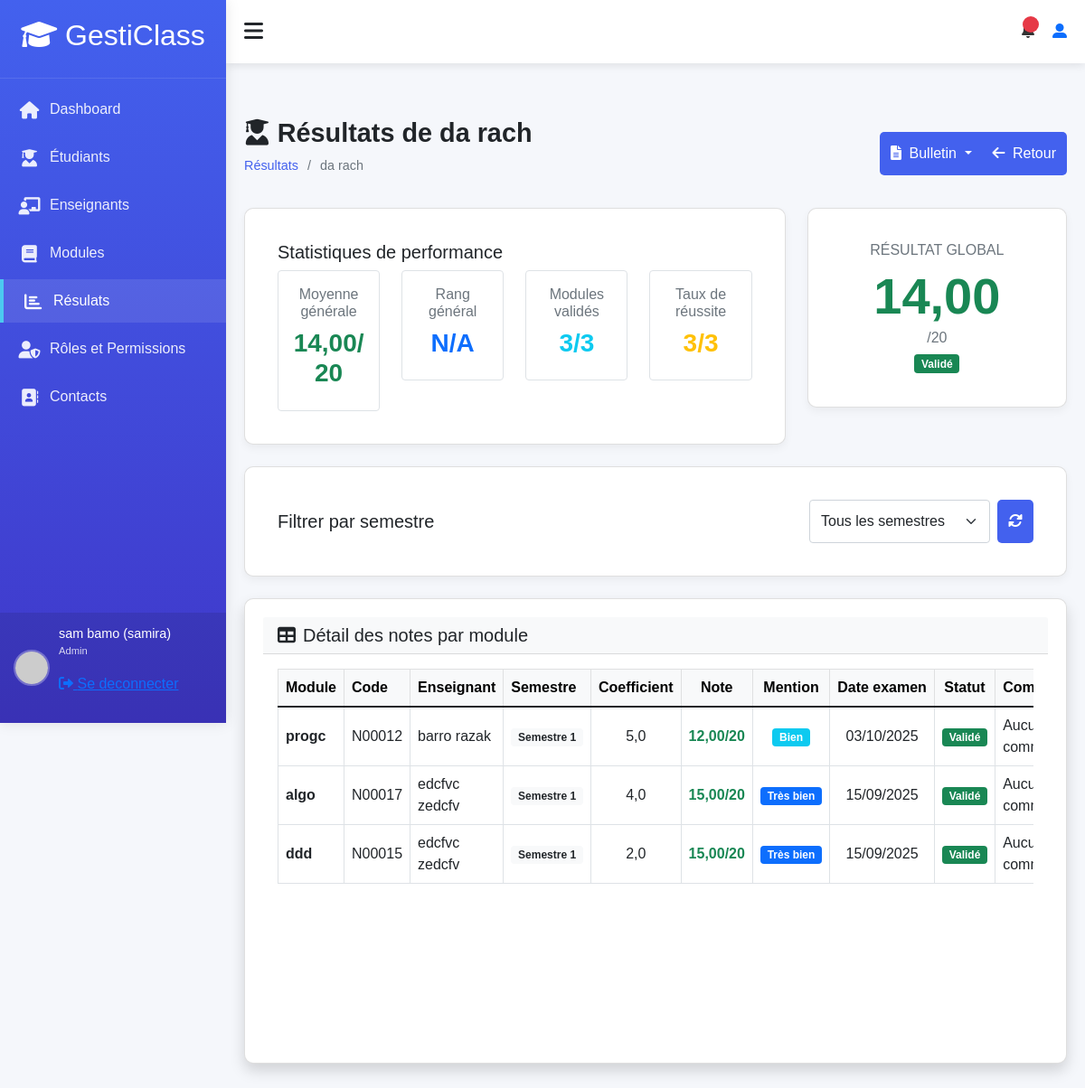
The app's page /accounts/results/student/3/ (signed in), older data.
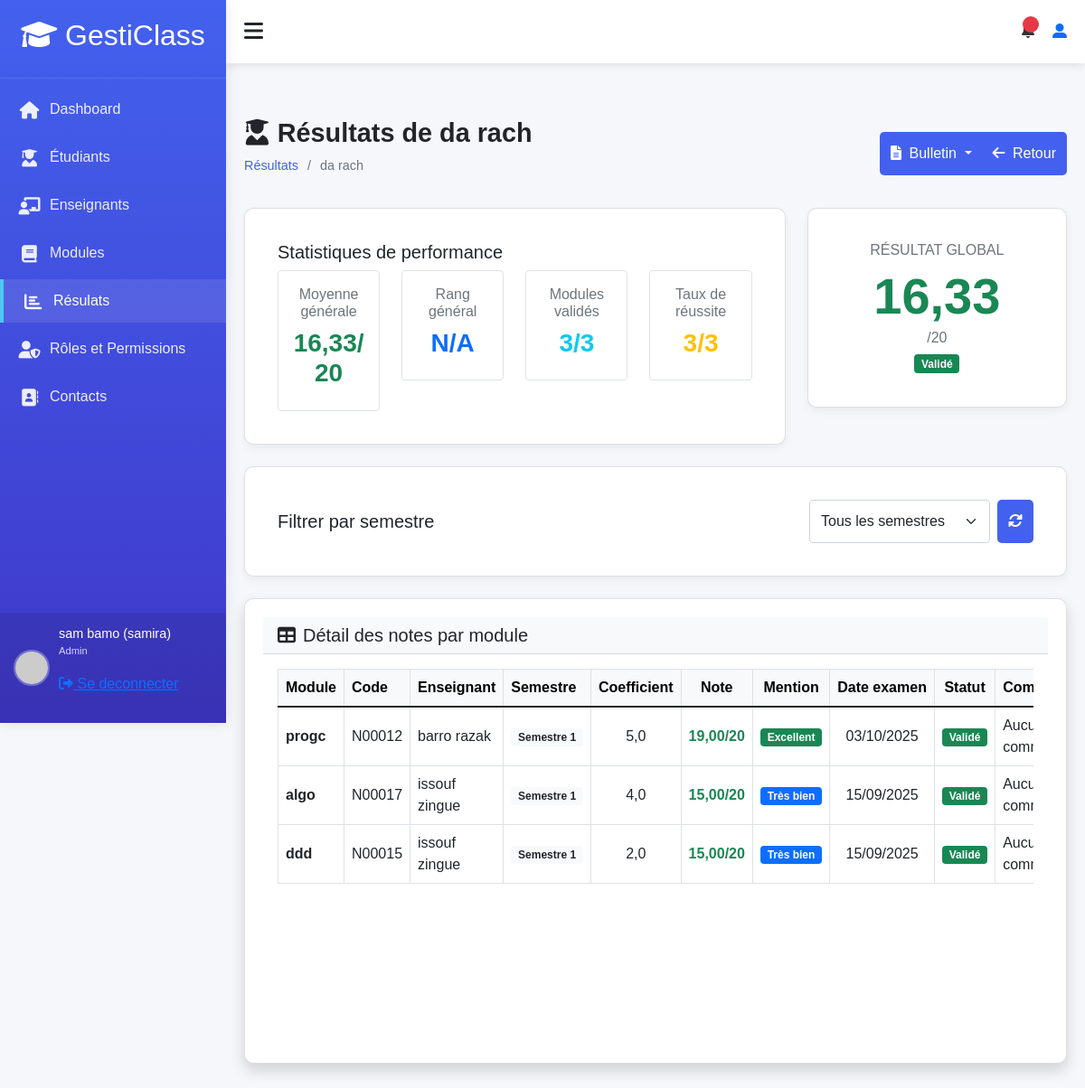
The same page, newer data.
### accounts/models.py (models this page shows, shortened)
class Result(models.Model):
    SEMESTER_CHOICES = [
        ('S1', 'Semestre 1'),
        ('S2', 'Semestre 2'),
        ('S3', 'Semestre 3'),
        ('S4', 'Semestre 4'),
        ('S5', 'Semestre 5'),
        ('S6', 'Semestre 6'),
    ]
    student = models.ForeignKey(User, on_delete=models.CASCADE, limit_choices_to={'profil': 'student'})
    module = models.ForeignKey(Module, on_delete=models.CASCADE)
    score = models.DecimalField(max_digits=4, decimal_places=2, verbose_name="Note")
    exam_date = models.DateField(verbose_name="Date de l'examen")
    semester = models.CharField(max_length=2, choices=SEMESTER_CHOICES,default='S1',  verbose_name="Semestre")
    comments = models.TextField(blank=True, verbose_name="Commentaires")
    created_at = models.DateTimeField(auto_now_add=True)
    updated_at = models.DateTimeField(auto_now=True)
    niveau = models.CharField(max_length=50, default='Non spécifié')
    class Meta:
        unique_together = ['student', 'module']
        ordering = ['-exam_date', 'module']
    def get_grade(self):
        if self.score >= 16:
            return "Excellent"
        elif self.score >= 14:
            return "Très bien"
        elif self.score >= 12:
            return "Bien"
        elif self.score >= 10:
            return "Assez bien"
        else:
            return "Insuffisant"

class Module(models.Model):
    SEMESTER_CHOICES = [
        ('S1', 'Semestre 1'),
        ('S2', 'Semestre 2'),
        ('S3', 'Semestre 3'),
        ('S4', 'Semestre 4'),
        ('S5', 'Semestre 5'),
        ('S6', 'Semestre 6'),
    ]
    name = models.CharField(max_length=100, verbose_name="Nom du module")
    code = models.CharField(max_length=20, unique=True, verbose_name="Code du module")
    description = models.TextField(blank=True, verbose_name="Description")
    coefficient = models.FloatField(default=1, verbose_name="Coefficient")
    credit = models.IntegerField(default=1, verbose_name="Crédits")
    semester = models.CharField(
        max_length=2,
        choices=SEMESTER_CHOICES,
        blank=True,
        null=True,
        verbose_name="Semestre"
    )
    teacher = models.ForeignKey(
        User,
        on_delete=models.SET_NULL,
        null=True,
        blank=True,
        limit_choices_to={'profil': 'teacher'},
        verbose_name="Enseignant"
    )

class User(AbstractUser):
    ROLE_CHOICES = (
        ('admin', 'Administrateur'),
        ('teacher', 'Enseignant'),
        ('student', 'Élève'),
    )
    profil = models.CharField(max_length=10, choices=ROLE_CHOICES, default='student')
    phone = models.CharField(max_length=20, blank=True)
    birth_date = models.DateField(null=True, blank=True)
    photo = models.ImageField(upload_to='users/', null=True, blank=True)
    specialty = models.CharField(max_length=100, null=True, blank=True)
    hire_date = models.DateField(null=True, blank=True)
    address = models.TextField(blank=True)
    is_student = models.BooleanField(default=False)
    is_teacher = models.BooleanField(default=False)
    phone_number = models.CharField(max_length=15, blank=True)
    date_of_birth = models.DateField(null=True, blank=True)
    def __str__(self):
        return f"{self.first_name} {self.last_name} ({self.username})"
    def is_teacher(self):
        return self.profil == 'teacher'
    def is_student(self):
        return self.profil == 'student'
    class Meta:
        permissions = [
        ("peut_acceder_module", "Peut acceder au module"),
        ("peut_acceder_aux_eleve", "Peut acceder aux eleves"),
        ("peut_acceder_aux_enseignants", "peut acceder aux enseigants"),
        ("peut_acceder_aux_roles", "peut acceder aux roles"),
        ("peut_acceder_au_student_dashboard", "Peut accéder au tableau de bord étudiant"),
        ("peut_acceder_au_teacher_dashboard", "Peut accéder au tableau de bord enseignant"),
        ("peut_acceder_au_admin_dashboard", "Peut accéder au tableau de bord administrateur"),
        ("can_view_student_list", "Peut voir la liste des étudiants"),
        ("can_view_teacher_list", "Peut voir la liste des enseignants"),
        ("can_view_module_list", "Peut voir la liste des modules"),
        ("can_view_results_list", "Peut voir la liste résultats"),
        ("can_view_module_details", "Peut les details d'un module"),
        ("can_view_student_details", "Peut voir les détails d'un étudiant"),
        ("can_view_teacher_details", "Peut voir les détails d'un enseignant"),
        ("can_view_own_details", "Peut voir ses propres détails"),
        ("cans_view_results", "Peut voir les résultats"),
        ("can_view_own_results", "Peut voir ses propres résultats"),
        ("view_role", "Peut voir les rôles"),
        ("add_role", "Peut ajouter un rôle"),
        ("change_role", "Peut modifier un rôle"),
        ("delete_role", "Peut supprimer un rôle"),
        ("assign_role", "Peut assigner des rôles"),
        ("view_timetable", "Peut voir l'emploi du temps"),
        ("manage_timetable", "Peut gérer l'emploi du temps"),
        ("can_add_teacher", "Peut ajouter un enseignant"),
        ("can_add_student", "Peut ajouter un étudiant"),
        ("can_change_teacher", "Peut modifier un enseignant"),
        ("can_change_student", "Peut modifier un étudiant"),
        ("can_delete_teacher", "Peut supprimer un enseignant"),
        ("can_delete_student", "Peut supprimer un étudiant"),
        ("can_view_schoolinfo", "Peut voir les informations de l'école"),
        ("can_add_schoolinfo", "Peut ajouter les informations de l'école"),
        ("can_change_schoolinfo", "Peut modifier les informations de l'école"),
        ("can_delete_schoolinfo", "Peut supprimer les informations de l'école"),
        ]

### accounts/views.py (the view)
# urls.py: path('results/student/<int:student_id>/', views.student_results
@login_required
def student_results(request, student_id):
    if not (request.user.has_perm('accounts.cans_view_results') or
            (request.user.has_perm('accounts.can_view_own_results') and
             request.user.id == student_id)):
        raise PermissionDenied("Vous n'êtes pas autorisé à voir ces résultats.")
    student = get_object_or_404(User, id=student_id, profil='student')
    results = Result.objects.filter(student=student).select_related('module')
    total_score = sum(result.score for result in results)
    average = total_score / len(results) if results else 0
    if results:
        meilleure_note = max(result.score for result in results)
        plus_faible_note = min(result.score for result in results)
        results_validés = sum(1 for result in results if result.score >= 10)
    else:
        meilleure_note = 0
        plus_faible_note = 0
        results_validés = 0
    context = {
        'student': student,
        'results': results,
        'average': round(average, 2),
        'meilleure_note': round(meilleure_note, 2),
        'plus_faible_note': round(plus_faible_note, 2),
        'results_validés': results_validés,
        'title': f'Résultats de {student.get_full_name()}'
    }
    return render(request, 'results/student_results.html', context)

### accounts/templates/results/student_results.html (shortened to what the changed rows need)
{% extends "models/base.html" %}
{% load static %}
{% block content %}
<div class="content">
    <div class="page-title">
        <div>
            <h2><i class="fas fa-user-graduate me-2"></i>Résultats de {{ student.get_full_name }}</h2>
        </div>
    </div>
    <div class="row mb-4">
        <div class="col-md-8">
            <div class="card">
                <div class="card-body">
                    <div class="row">
                        <div class="col-md-3 text-center">
                            <div class="border rounded p-3">
                                <h6 class="text-muted">Moyenne générale</h6>
                                <h3 class="fw-bold {% if average >= 10 %}text-success{% else %}text-danger{% endif %}">
                                    {{ average|floatformat:2 }}/20
                                </h3>
                            </div>
                        </div>
                    </div>
                </div>
            </div>
        </div>
        <div class="col-md-4">
            <div class="card">
                <div class="card-body text-center">
                    <h6 class="card-title text-muted">RÉSULTAT GLOBAL</h6>
                    <div class="display-4 fw-bold {% if average >= 10 %}text-success{% else %}text-danger{% endif %}">
                        {{ average|floatformat:2 }}
                    </div>
                    <p class="mb-1 text-muted">/20</p>
                    <span class="badge bg-{% if average >= 10 %}success{% else %}danger{% endif %}">
                        {% if average >= 10 %}Validé{% else %}Non validé{% endif %}
                    </span>
                </div>
            </div>
        </div>
    </div>
    <div class="card shadow mb-4">
        <div class="card-body">
            <div class="table-responsive">
                <table class="table table-bordered table-hover">
                    <thead class="table-light">
                        <tr>
                            <th>Module</th>
                            <th>Code</th>
                            <th>Enseignant</th>
                            <th>Semestre</th>
                            <th class="text-center">Coefficient</th>
                            <th class="text-center">Note</th>
                            <th class="text-center">Mention</th>
                            <th class="text-center">Date examen</th>
                            <th class="text-center">Statut</th>
                            <th>Commentaires</th>
                        </tr>
                    </thead>
                    <tbody>
                        {% for result in results %}
                        <tr class="result-row" data-semester="{{ result.semester }}">
                            <td>
                                <strong>{{ result.module.name }}</strong>
                            </td>
                            <td>
                                <span >{{ result.module.code }}</span>
                            </td>
                            <td>
                                {% if result.module.teacher %}
                                {{ result.module.teacher.get_full_name }}
                                {% else %}
                                <span class="text-muted">Non assigné</span>
                                {% endif %}
                            </td>
                            <td>
                                <span class="badge bg-light text-dark">{{ result.get_semester_display }}</span>
                            </td>
                            <td class="text-center">
                                <span >{{ result.module.coefficient }}</span>
                            </td>
                            <td class="text-center fw-bold {% if result.score >= 10 %}text-success{% else %}text-danger{% endif %}">
                                {{ result.score }}/20
                            </td>
                            <td class="text-center">
                                <span class="badge {% if result.score >= 16 %}bg-success{% elif result.score >= 14 %}bg-primary{% elif result.score >= 12 %}bg-info{% elif result.score >= 10 %}bg-warning text-dark{% else %}bg-danger{% endif %}">
                                    {{ result.get_grade }}
                                </span>
                            </td>
                            <td class="text-center">
                                {{ result.exam_date|date:"d/m/Y" }}
                            </td>
                            <td class="text-center">
                                {% if result.score >= 10 %}
                                <span class="badge bg-success">Validé</span>
                                {% else %}
                                <span class="badge bg-danger">Non validé</span>
                                {% endif %}
                            </td>
                            <td>
                                <span>{{ result.comments|default:"Aucun commentaire" }}</span>
                            </td>
                        </tr>
                        {% endfor %}
                    </tbody>
                </table>
            </div>
        </div>
    </div>
</div>
{% endblock %}

Row changes from the older to the newer data that the page shows:
changed Result "progc": score "12,00" → "19,00"; get_grade "Bien" → "Excellent"
changed through a linked row, Result "algo": module.teacher.get_full_name "edcfvc zedcfv" → "issouf zingue"
changed through a linked row, Result "ddd": module.teacher.get_full_name "edcfvc zedcfv" → "issouf zingue"
Text that changed along with them:
{{ average|floatformat:2 }}: "14,00" → "16,33"
